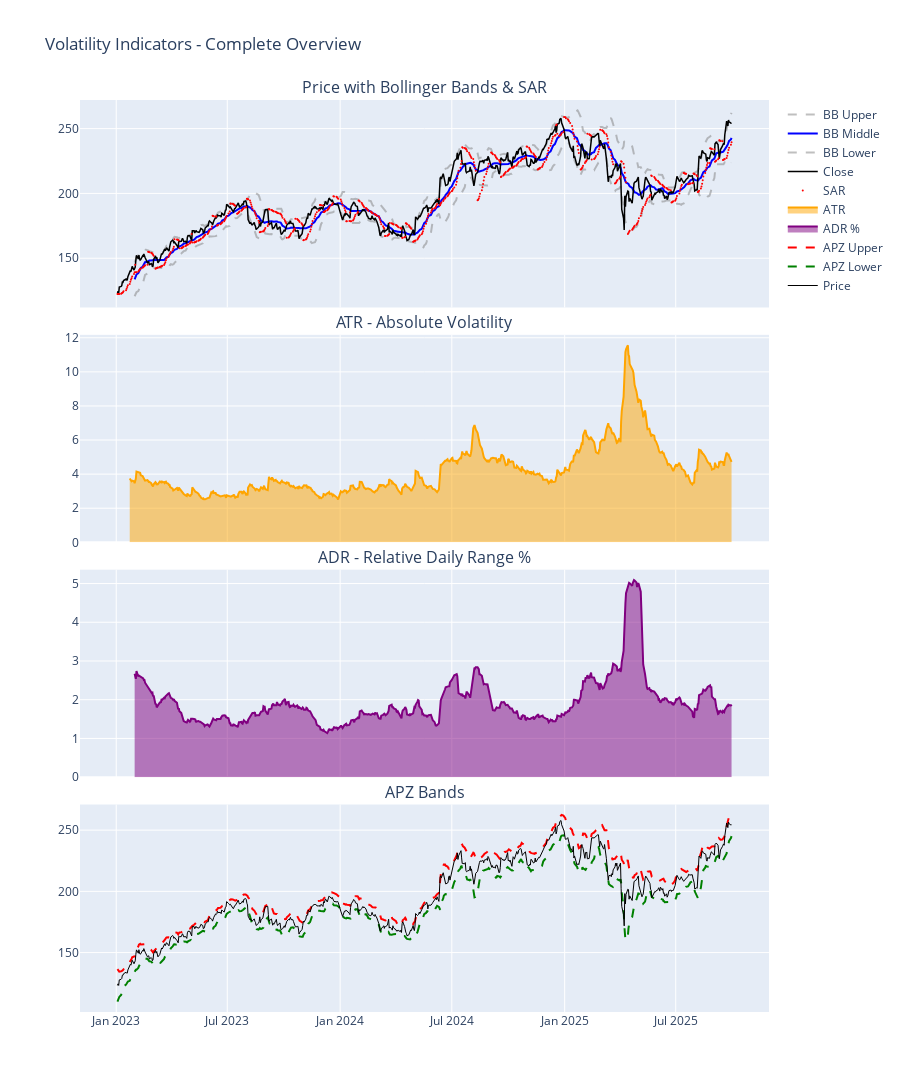

Here is the notebook cell this chart was saved with:
### Markdown cell above
## Combined View - All Volatility Indicators

### Code cell
fig = make_subplots(
    rows=4,
    cols=1,
    shared_xaxes=True,
    vertical_spacing=0.03,
    subplot_titles=(
        "Price with Bollinger Bands & SAR",
        "ATR - Absolute Volatility",
        "ADR - Relative Daily Range %",
        "APZ Bands",
    ),
)

# Row 1: Price with BB and SAR
fig.add_trace(
    go.Scatter(x=df["date"], y=df["bb_upper"], name="BB Upper", line={"color": "gray", "dash": "dash"}, opacity=0.5),
    row=1,
    col=1,
)
fig.add_trace(go.Scatter(x=df["date"], y=df["bb_middle"], name="BB Middle", line={"color": "blue"}), row=1, col=1)
fig.add_trace(
    go.Scatter(x=df["date"], y=df["bb_lower"], name="BB Lower", line={"color": "gray", "dash": "dash"}, opacity=0.5),
    row=1,
    col=1,
)
fig.add_trace(
    go.Scatter(x=df["date"], y=df["close"], name="Close", line={"color": "black", "width": 1.5}), row=1, col=1
)
fig.add_trace(
    go.Scatter(x=df["date"], y=df["sar"], name="SAR", mode="markers", marker={"color": "red", "size": 2}), row=1, col=1
)

# Row 2: ATR
fig.add_trace(go.Scatter(x=df["date"], y=df["atr"], name="ATR", fill="tozeroy", line={"color": "orange"}), row=2, col=1)

# Row 3: ADR
fig.add_trace(
    go.Scatter(x=df["date"], y=df["adr"], name="ADR %", fill="tozeroy", line={"color": "purple"}), row=3, col=1
)

# Row 4: APZ
fig.add_trace(
    go.Scatter(x=df["date"], y=df["apz_upper"], name="APZ Upper", line={"color": "red", "dash": "dash"}), row=4, col=1
)
fig.add_trace(
    go.Scatter(x=df["date"], y=df["apz_lower"], name="APZ Lower", line={"color": "green", "dash": "dash"}), row=4, col=1
)
fig.add_trace(go.Scatter(x=df["date"], y=df["close"], name="Price", line={"color": "black", "width": 1}), row=4, col=1)

fig.update_layout(height=1200, title_text="Volatility Indicators - Complete Overview")
fig.show()

print("\n=== Volatility Summary ===")
print(f"ATR mean: ${df['atr'].mean():.2f}")
print(f"ADR mean: {df['adr'].mean():.2f}%")
print(
    f"BB band touches: Upper={((df['close'] >= df['bb_upper']).sum())}, Lower={(df['close'] <= df['bb_lower']).sum()}"
)
print("\nVolatility indicators help identify risk and potential reversals.")
print("High volatility often precedes trend changes.")

### Figure 1 — Plotly figure (JSON) as saved in the notebook; plotly's stock layout.template omitted (floating-point values rounded to 4 significant figures; data arrays with more than 128 entries replaced by an {"elided": "..."} marker saying what was removed)
{"data": [{"line": {"color": "gray", "dash": "dash"}, "name": "BB Upper", "opacity": 0.5, "type": "scatter", "x": {"elided": "688 str values"}, "xaxis": "x", "y": {"elided": "688 float values"}, "yaxis": "y"}, {"line": {"color": "blue"}, "name": "BB Middle", "type": "scatter", "x": {"elided": "688 str values"}, "xaxis": "x", "y": {"elided": "688 float values"}, "yaxis": "y"}, {"line": {"color": "gray", "dash": "dash"}, "name": "BB Lower", "opacity": 0.5, "type": "scatter", "x": {"elided": "688 str values"}, "xaxis": "x", "y": {"elided": "688 float values"}, "yaxis": "y"}, {"line": {"color": "black", "width": 1.5}, "name": "Close", "type": "scatter", "x": {"elided": "688 str values"}, "xaxis": "x", "y": {"elided": "688 float values"}, "yaxis": "y"}, {"marker": {"color": "red", "size": 2}, "mode": "markers", "name": "SAR", "type": "scatter", "x": {"elided": "688 str values"}, "xaxis": "x", "y": {"elided": "688 float values"}, "yaxis": "y"}, {"fill": "tozeroy", "line": {"color": "orange"}, "name": "ATR", "type": "scatter", "x": {"elided": "688 str values"}, "xaxis": "x2", "y": {"elided": "688 float values"}, "yaxis": "y2"}, {"fill": "tozeroy", "line": {"color": "purple"}, "name": "ADR %", "type": "scatter", "x": {"elided": "688 str values"}, "xaxis": "x3", "y": {"elided": "688 float values"}, "yaxis": "y3"}, {"line": {"color": "red", "dash": "dash"}, "name": "APZ Upper", "type": "scatter", "x": {"elided": "688 str values"}, "xaxis": "x4", "y": {"elided": "688 float values"}, "yaxis": "y4"}, {"line": {"color": "green", "dash": "dash"}, "name": "APZ Lower", "type": "scatter", "x": {"elided": "688 str values"}, "xaxis": "x4", "y": {"elided": "688 float values"}, "yaxis": "y4"}, {"line": {"color": "black", "width": 1}, "name": "Price", "type": "scatter", "x": {"elided": "688 str values"}, "xaxis": "x4", "y": {"elided": "688 float values"}, "yaxis": "y4"}], "layout": {"annotations": [{"font": {"size": 16}, "showarrow": false, "text": "Price with Bollinger Bands & SAR", "x": 0.5, "xanchor": "center", "xref": "paper", "y": 1, "yanchor": "bottom", "yref": "paper"}, {"font": {"size": 16}, "showarrow": false, "text": "ATR - Absolute Volatility", "x": 0.5, "xanchor": "center", "xref": "paper", "y": 0.7425, "yanchor": "bottom", "yref": "paper"}, {"font": {"size": 16}, "showarrow": false, "text": "ADR - Relative Daily Range %", "x": 0.5, "xanchor": "center", "xref": "paper", "y": 0.485, "yanchor": "bottom", "yref": "paper"}, {"font": {"size": 16}, "showarrow": false, "text": "APZ Bands", "x": 0.5, "xanchor": "center", "xref": "paper", "y": 0.2275, "yanchor": "bottom", "yref": "paper"}], "height": 1200, "title": {"text": "Volatility Indicators - Complete Overview"}, "xaxis": {"anchor": "y", "domain": [0, 1], "matches": "x4", "showticklabels": false}, "xaxis2": {"anchor": "y2", "domain": [0, 1], "matches": "x4", "showticklabels": false}, "xaxis3": {"anchor": "y3", "domain": [0, 1], "matches": "x4", "showticklabels": false}, "xaxis4": {"anchor": "y4", "domain": [0, 1]}, "yaxis": {"anchor": "x", "domain": [0.7725, 1]}, "yaxis2": {"anchor": "x2", "domain": [0.515, 0.7425]}, "yaxis3": {"anchor": "x3", "domain": [0.2575, 0.485]}, "yaxis4": {"anchor": "x4", "domain": [0, 0.2275]}}}
